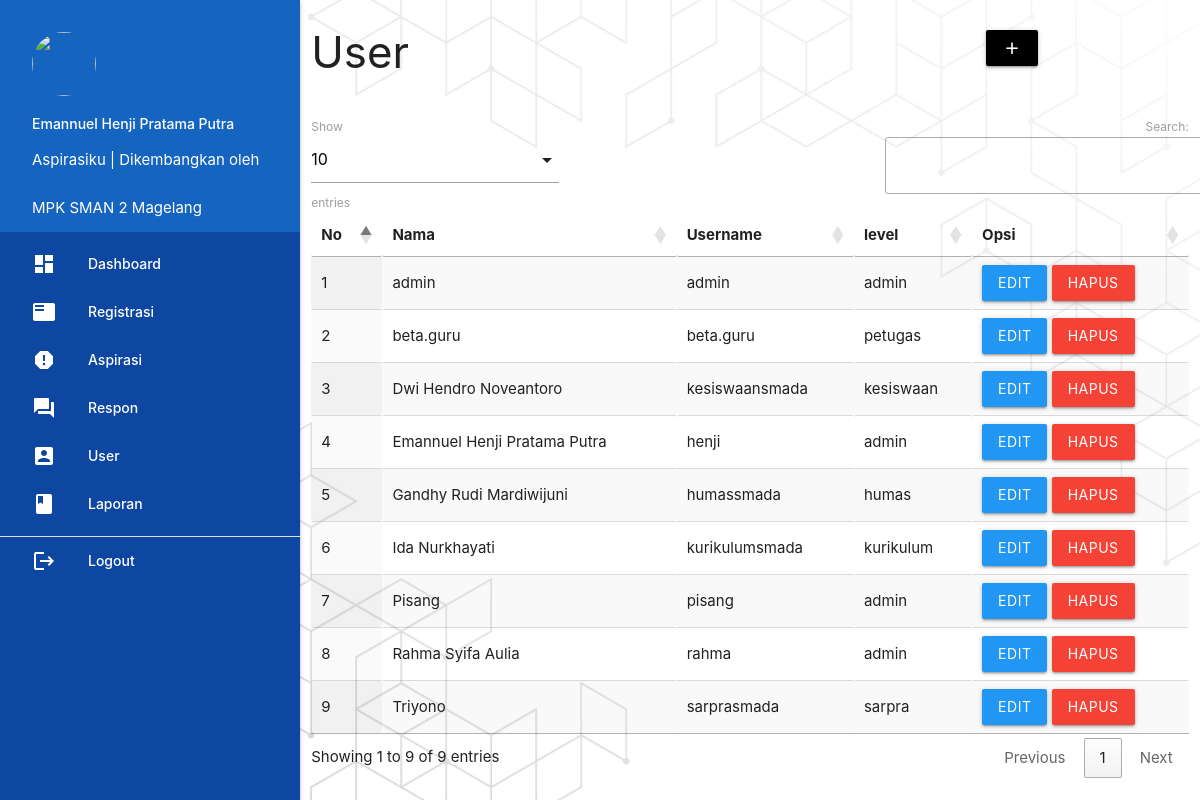
The page /admin/index.php?p=user (signed in) on the database its author committed.
### tables this page shows
CREATE TABLE `petugas` (
  `id_petugas` int(5) NOT NULL,
  `nama_petugas` varchar(30) NOT NULL,
  `username` varchar(30) NOT NULL,
  `password` varchar(255) NOT NULL,
  `level` enum('admin','petugas','kurikulum','kesiswaan','sarpra','humas') NOT NULL
);

### admin/user.php (the view, shortened to what this page needs)
	<div class="row">
         <div class="col s12 m9">
           <h3 class="gray-text">User</h3>
         </div>
         <div class="col s12 m3">
           <div class="section"></div>
           <a class="waves-effect waves-light btn modal-trigger black" href="#modal1"><i class="material-icons">add</i></a>
         </div>
       </div>
       <table id="example" class="display responsive-table" style="width:100%">
         <thead>
             <tr>
			<th>No</th>
			<th>Nama</th>
			<th>Username</th>
			<th>level</th>
			<th>Opsi</th>
             </tr>
         </thead>
         <tbody>
<?php
	$no=1;
	$tampil = mysqli_query($koneksi,"SELECT * FROM petugas ORDER BY nama_petugas ASC");
	while ($r=mysqli_fetch_assoc($tampil)) { ?>
	<tr>
		<td><?php echo $no++; ?></td>
		<td><?php echo $r['nama_petugas']; ?></td>
		<td><?php echo $r['username']; ?></td>
		<td><?php echo $r['level']; ?></td>
		<td><a class="btn blue modal-trigger" href="#user_edit<?php echo $r['id_petugas'] ?>">Edit</a> <a class="red btn" onclick="return confirm('Anda Yakin Ingin Menghapus Y/N')" href="index.php?p=user_hapus&id_petugas=<?php echo $r['id_petugas'] ?>">Hapus</a></td>
	</tr>
           <?php  }
            ?>
         </tbody>
       </table>

### rows shown on the page
petugas: nama_petugas "admin", username "admin", level "admin"
petugas: nama_petugas "beta.guru", username "beta.guru", level "petugas"
petugas: nama_petugas "Dwi Hendro Noveantoro", username "kesiswaansmada", level "kesiswaan"
petugas: nama_petugas "Emannuel Henji Pratama Putra", username "henji", level "admin"
petugas: nama_petugas "Gandhy Rudi Mardiwijuni", username "humassmada", level "humas"
petugas: nama_petugas "Ida Nurkhayati", username "kurikulumsmada", level "kurikulum"
petugas: nama_petugas "Pisang", username "pisang", level "admin"
petugas: nama_petugas "Rahma Syifa Aulia", username "rahma", level "admin"
petugas: nama_petugas "Triyono", username "sarprasmada", level "sarpra"

### other values the page prints
$_SESSION['data']['nama_petugas'] "Emannuel Henji Pratama Putra"
